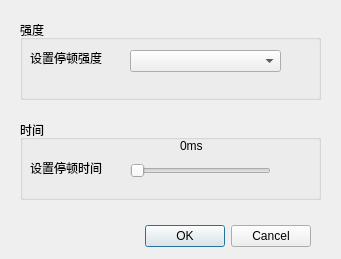
<?xml version="1.0" encoding="UTF-8"?>
<ui version="4.0">
 <class>set_break_dialog</class>
 <widget class="QDialog" name="set_break_dialog">
  <property name="geometry">
   <rect>
    <x>0</x>
    <y>0</y>
    <width>341</width>
    <height>259</height>
   </rect>
  </property>
  <property name="windowTitle">
   <string>设置停顿</string>
  </property>
  <property name="windowIcon">
   <iconset>
    <normaloff>editor.png</normaloff>editor.png</iconset>
  </property>
  <widget class="QDialogButtonBox" name="buttonBox">
   <property name="geometry">
    <rect>
     <x>140</x>
     <y>220</y>
     <width>171</width>
     <height>32</height>
    </rect>
   </property>
   <property name="orientation">
    <enum>Qt::Horizontal</enum>
   </property>
   <property name="standardButtons">
    <set>QDialogButtonBox::Cancel|QDialogButtonBox::Ok</set>
   </property>
  </widget>
  <widget class="QGroupBox" name="groupBox">
   <property name="enabled">
    <bool>true</bool>
   </property>
   <property name="geometry">
    <rect>
     <x>20</x>
     <y>20</y>
     <width>301</width>
     <height>80</height>
    </rect>
   </property>
   <property name="title">
    <string>强度</string>
   </property>
   <widget class="QComboBox" name="set_break_intensity">
    <property name="geometry">
     <rect>
      <x>110</x>
      <y>30</y>
      <width>151</width>
      <height>22</height>
     </rect>
    </property>
   </widget>
   <widget class="QLabel" name="label">
    <property name="geometry">
     <rect>
      <x>10</x>
      <y>30</y>
      <width>91</width>
      <height>16</height>
     </rect>
    </property>
    <property name="text">
     <string>设置停顿强度</string>
    </property>
   </widget>
  </widget>
  <widget class="QGroupBox" name="groupBox_2">
   <property name="geometry">
    <rect>
     <x>20</x>
     <y>120</y>
     <width>301</width>
     <height>80</height>
    </rect>
   </property>
   <property name="title">
    <string>时间</string>
   </property>
   <widget class="QLabel" name="label_2">
    <property name="geometry">
     <rect>
      <x>10</x>
      <y>40</y>
      <width>91</width>
      <height>16</height>
     </rect>
    </property>
    <property name="text">
     <string>设置停顿时间</string>
    </property>
   </widget>
   <widget class="QSlider" name="set_break_time">
    <property name="geometry">
     <rect>
      <x>110</x>
      <y>40</y>
      <width>141</width>
      <height>22</height>
     </rect>
    </property>
    <property name="orientation">
     <enum>Qt::Horizontal</enum>
    </property>
   </widget>
   <widget class="QLabel" name="show_break_time">
    <property name="geometry">
     <rect>
      <x>160</x>
      <y>20</y>
      <width>54</width>
      <height>12</height>
     </rect>
    </property>
    <property name="text">
     <string>0ms</string>
    </property>
   </widget>
  </widget>
 </widget>
 <resources/>
 <connections>
  <connection>
   <sender>buttonBox</sender>
   <signal>accepted()</signal>
   <receiver>set_break_dialog</receiver>
   <slot>accept()</slot>
   <hints>
    <hint type="sourcelabel">
     <x>248</x>
     <y>254</y>
    </hint>
    <hint type="destinationlabel">
     <x>157</x>
     <y>274</y>
    </hint>
   </hints>
  </connection>
  <connection>
   <sender>buttonBox</sender>
   <signal>rejected()</signal>
   <receiver>set_break_dialog</receiver>
   <slot>reject()</slot>
   <hints>
    <hint type="sourcelabel">
     <x>316</x>
     <y>260</y>
    </hint>
    <hint type="destinationlabel">
     <x>286</x>
     <y>274</y>
    </hint>
   </hints>
  </connection>
 </connections>
</ui>
